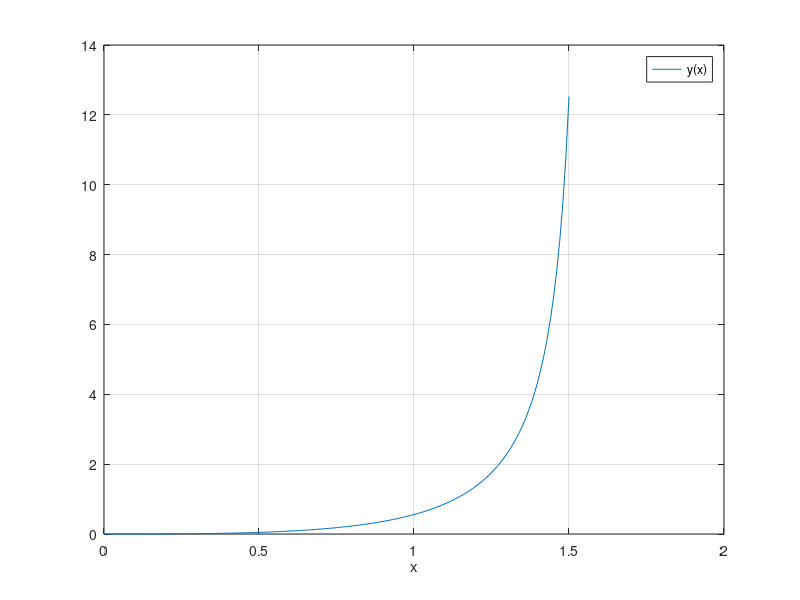

Recreate this plot in MATLAB.
function task1
h = 0.01;
a = 0;
b = 1.5;

 T = a : h : b;
 y0 = 0;
 
 [x y] = ode23(@diffs, T, y0);
 plot (x, y(:,1))
 grid on,
 legend('y(x)');
 xlabel('x')
end

function dydx = diffs(x,y)
dydx = (y+x).^2;
end
 